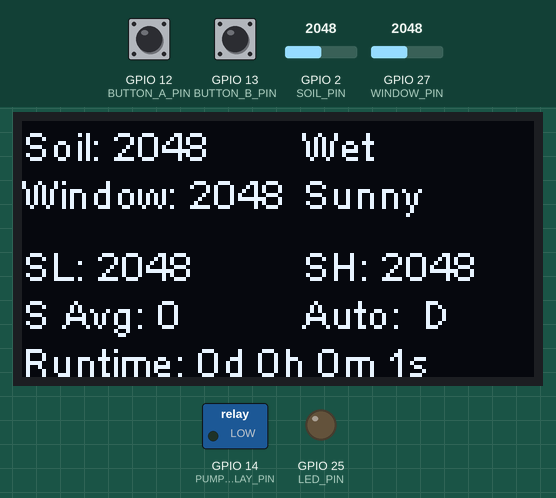
Recording of a program running on a simulated ESP32. On the bench: 128×64 one-colour display, switched loads named in the program (green lamp = pin HIGH), output pins drawn as LEDs (lit = HIGH). The inputs (shaded band) are chosen by the test bench; at power-on: GPIO 12 (BUTTON_A_PIN) HIGH, GPIO 27 (WINDOW_PIN) = 2048, GPIO 2 (SOIL_PIN) = 2048, GPIO 13 (BUTTON_B_PIN) HIGH.

Above: at 1.6 s.
1.7 s: GPIO 12 (BUTTON_A_PIN) pulled LOW for 0.15 s
At 2.1 s:
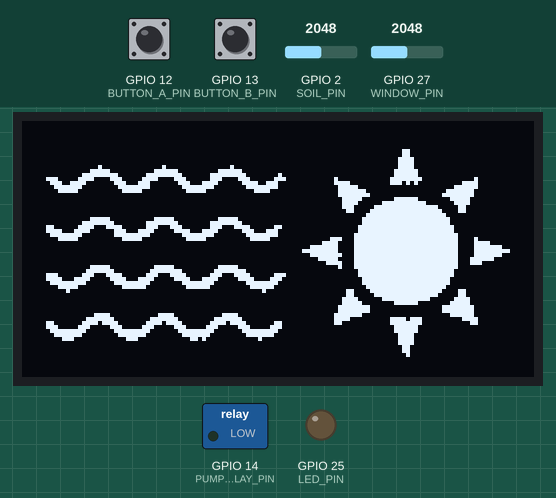
3.3 s: GPIO 27 (WINDOW_PIN) set to 1987
4.9 s: GPIO 27 (WINDOW_PIN) set to 1907
At 6.4 s:
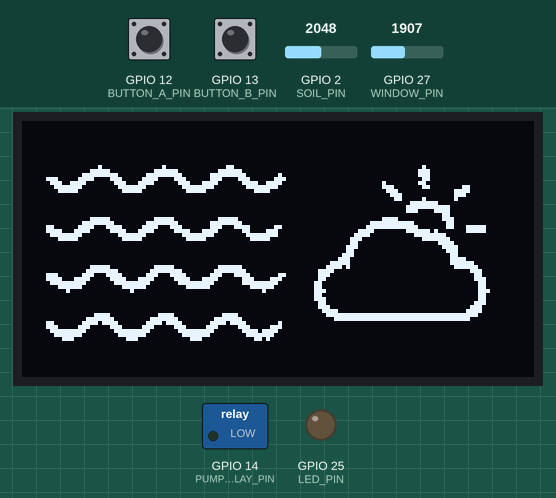
7.2 s: GPIO 12 (BUTTON_A_PIN) pulled LOW for 1 s
At 8.5 s:
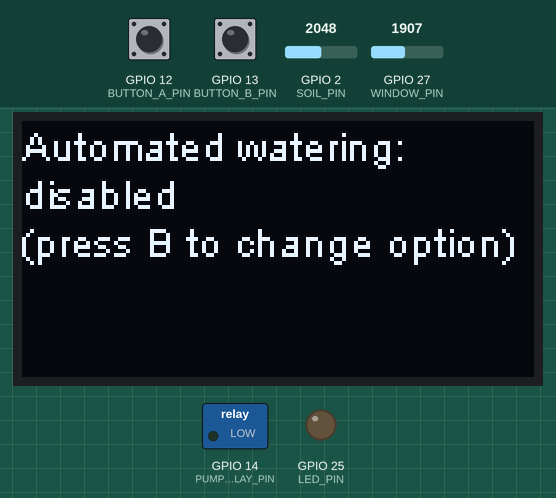
9.7 s: GPIO 12 (BUTTON_A_PIN) pulled LOW for 0.15 s
At 10.5 s:
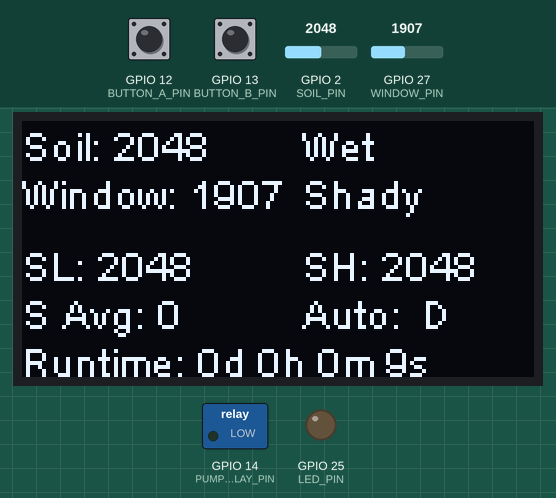
12.8 s: GPIO 2 (SOIL_PIN) set to 0
At 14.5 s:
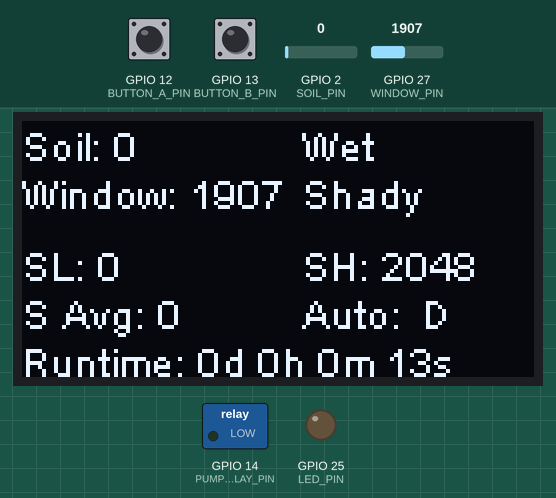
Timing chart, 0 to 16.0 s (numbered marks = the images above; inputs shaded):
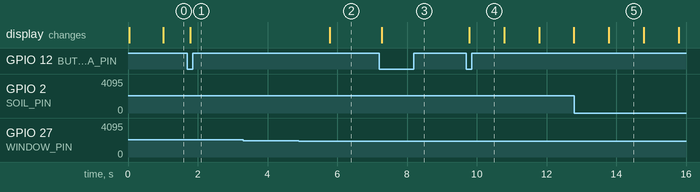

The program:

main.cpp
```cpp
#include <Arduino.h>
#include <heltec.h>
#include <ezButton.h>
#include "images.h"


const int SOIL_PIN = 2;
const int WINDOW_PIN = 27;
const int PUMP_RELAY_PIN = 14;
const int BUTTON_A_PIN = 12;
const int BUTTON_B_PIN = 13;
const int LED_PIN = 25;

const long DAY = 86400000;
const long HOUR = 3600000;
const long MINUTE = 60000;
const long SECOND =  1000;

void display_runtime(int, int);
String update_soil_status();
String update_window_status();
void menu_stats1(bool);
void menu_stats2();
void menu_blank();
bool menu_auto(bool);


const int _MOVING_AVERAGE_SAMPLE_SIZE = 40;
class Sensor
{
  private:
    int _pin;
    int _value;
    int _status;
    int _max_value;
    int _min_value;
    int _threshold;
    int _average_value; // Calculated from moving average
    int _moving_average[_MOVING_AVERAGE_SAMPLE_SIZE - 1];
    int _average_index = 0;
    int _sample_index = 0;
    int _SAMPLE_SPACING = 1000; // Number of readings to skip before taking sample
  public:
    Sensor(int adc_pin, int min_val, int max_val = 0, int threshold = 100)
    {
      _pin = adc_pin;
      _value = 0;
      _status = 0;
      _max_value = max_val;
      _min_value = min_val;
      _threshold = threshold;
    };

    void update(void)
    {
      _value = analogRead(_pin);
      if (_max_value < _value)
        _max_value = _value;
      else if (_min_value > _value)
        _min_value = _value;
    };

    int update_average(int value)
    {;
      if(_sample_index >= _SAMPLE_SPACING)
      {
        _moving_average[_average_index] = value;
        if (_average_index < _MOVING_AVERAGE_SAMPLE_SIZE - 1)
          _average_index++;
        else
          _average_index = 0;

        for(int i = 0; i < _MOVING_AVERAGE_SAMPLE_SIZE - 1; i++)
        {
          _average_value += _moving_average[i];
        }
        _average_value /= _MOVING_AVERAGE_SAMPLE_SIZE;


        _sample_index = 0;
      }
      else
      {
        _sample_index++;
      }
      return _average_value;
    };

    int average(void)
    {return _average_value;};

    int pin(void)
    {return _pin;};

    int value(void)
    {return _value;};

    void set_status(int status)
    {_status = status;};

    int status(void)
    {return _status;};

    int max(void)
    {return _max_value;};

    int min(void)
    {return _min_value;};

};


class Timer
{
  private:
    int _time;
    int _unit;
    long _start_time;
    long _current_time;
    bool _enabled;
  public:
    Timer(int time, int unit = 1)
    {
      _time = time;
      _unit = unit;
      _start_time = 0;
      _current_time = 999999;
      _enabled = true;
    };

    void restart(void)
    {
      _start_time = millis();
      _enabled = true;
    };

    void end(void)
    {
      _enabled = false;
    }

    bool is_complete(void)
    {
      _current_time = millis();
      if(!_enabled)
        return true;

      if(_current_time - _start_time >= _time * _unit)
        return true;
      else
        return false;
    };
};


Sensor soil(SOIL_PIN, 3000);
Sensor window(WINDOW_PIN, 5000);

Timer display_refresh(1,SECOND);
Timer display_timeout(30, SECOND);
Timer water_pump(8, SECOND);

ezButton button_a(BUTTON_A_PIN, INPUT_PULLUP);
ezButton button_b(BUTTON_B_PIN, INPUT_PULLUP);


void setup()
{
  Serial.begin(115200);
  display_refresh.restart();

  Heltec.begin(true /*DisplayEnable Enable*/, false /*LoRa Disable*/, true /*Serial Enable*/);
  Heltec.display->setTextAlignment(TEXT_ALIGN_LEFT);
  Heltec.display->setFont(ArialMT_Plain_10);
  Heltec.display->clear();

  pinMode(soil.pin(), INPUT);
  pinMode(window.pin(), INPUT);
  pinMode(PUMP_RELAY_PIN, OUTPUT);
  pinMode(LED_PIN, OUTPUT); // Onboard LED to display auto-enabled

  digitalWrite(PUMP_RELAY_PIN, LOW); // Set water pump to OFF
  water_pump.end();

  button_a.setDebounceTime(50);
  button_b.setDebounceTime(50);
  delay(1);
}


void loop()
{
  static int menu_page = 0;
  static bool auto_pump_enabled = false;
  static int dry_value = 1700;
  static int moist_value = 1550;

  button_a.loop();
  button_b.loop();

  soil.update();
  window.update();

  if(button_a.isPressed())
  {
    Heltec.display->clear();
    display_refresh.end();
    display_timeout.restart();
    if(menu_page < 2) // Number of menu pages
      menu_page++;
    else
      menu_page = 0;
  }

  if(menu_page == 0)
    menu_stats1(auto_pump_enabled);
  else if(menu_page == 1)
    menu_stats2();
  else if(menu_page == 99)
    menu_blank();
  else
    auto_pump_enabled = menu_auto(auto_pump_enabled);

  if(display_refresh.is_complete())
    display_refresh.restart();

  if(display_timeout.is_complete())
  {
    display_timeout.end();
    menu_page = 99;
  }

// Water when soil is dry and auto enabled
  if(auto_pump_enabled)
  {
    digitalWrite(LED_PIN, HIGH);
    if(water_pump.is_complete() && soil.status() == 2)
      water_pump.restart();
  }
  else
    digitalWrite(LED_PIN, LOW);

// Run the pump
  if(!water_pump.is_complete())
    digitalWrite(PUMP_RELAY_PIN, HIGH);
  else
    digitalWrite(PUMP_RELAY_PIN, LOW);

  Heltec.display->display();
}


void display_runtime(int oled_x, int oled_y)
{
  long time_now = millis();

  int days = time_now / DAY ;
  int hours = (time_now % DAY) / HOUR;
  int minutes = ((time_now % DAY) % HOUR) / MINUTE ;
  int seconds = (((time_now % DAY) % HOUR) % MINUTE) / SECOND;
  Heltec.display->drawString(oled_x, oled_y, "Runtime: " + String(days) + "d " + String(hours) + "h " + String(minutes) + "m " + String(seconds) + "s");
}


String update_soil_status()
{
  int average_soil_value = soil.update_average(soil.value());
  String soil_status;

  switch(soil.status())
  {
    case 0:
      if(average_soil_value > 1550)
        soil.set_status(1);
      break;
    case 1:
      if(average_soil_value > 1700)
        soil.set_status(2);
      else if (average_soil_value < 1500)
        soil.set_status(0);
      break;
    case 2:
      if(average_soil_value < 1650)
        soil.set_status(1);
      break;
  }

  switch(soil.status())
  {
    case 0:
      soil_status = "Wet";
      break;
    case 1:
      soil_status = "Moist";
      break;
    case 2:
      soil_status = "Dry";
      break;
  }

  return soil_status;
}


String update_window_status()
{
  String window_status;

  switch(window.status())
  {
    case 0:
      if(window.value() > 500)
        window.set_status(1);
      break;
    case 1:
      if(window.value() > 900)
        window.set_status(2);
      else if(window.value() < 450)
        window.set_status(0);
      break;
    case 2:
      if(window.value() > 2000)
        window.set_status(3);
      else if(window.value() < 850)
        window.set_status(1);
      break;
    case 3:
      if(window.value() < 1950)
        window.set_status(2);
      break;
  }

  switch(window.status())
  {
    case 0:
      window_status = "Night";
      break;
    case 1:
      window_status = "Cloudy";
      break;
    case 2:
      window_status = "Shady";
      break;
    case 3:
      window_status = "Sunny";
      break;
  }

  return window_status;
}


void menu_stats1(bool auto_enabled)
{
  String soil_status = update_soil_status();
  String window_status = update_window_status();

  float voltage_value = float(map(soil.value(), 929, 2783, 889, 2396))/1000; // Voltage ranges from 0.889V dry to 2.396V wet
  if(display_refresh.is_complete())
  {
    Heltec.display->clear();
    Heltec.display->drawString(0, 0, "Soil: " + String(soil.value()));
    Heltec.display->drawString(70, 0, soil_status);
    Heltec.display->drawString(0, 12, "Window: " + String(window.value()));
    Heltec.display->drawString(70, 12, window_status);
    Heltec.display->drawString(0, 30, "SL: " + String(soil.min()));
    Heltec.display->drawString(70, 30, "SH: " + String(soil.max()));
    //Heltec.display->drawString(0, 42, "WL: " + String(window.min()));
    //Heltec.display->drawString(70, 42, "WH: " + String(window.max()));
    Heltec.display->drawString(0, 42, "S Avg: " + String(soil.average()));
    Heltec.display->drawString(70, 42, "Auto: ");
    if(auto_enabled)
      Heltec.display->drawString(100, 42, "E");
    else
      Heltec.display->drawString(100, 42, "D");
    display_runtime(0, 54);
  }
}

void menu_stats2()
{
  update_soil_status();
  update_window_status();

  if(display_refresh.is_complete())
  {
    Heltec.display->clear();
    int image_index = soil.status() * 10 + window.status();
    //Serial.println(image_index);
    switch(image_index)
    {
      case 03:
        Heltec.display->drawXbm(0, 0, image1_width, image1_height, image1_bits);
        break;
      case 13:
        Heltec.display->drawXbm(0, 0, image2_width, image2_height, image2_bits);
        break;
      case 23:
        Heltec.display->drawXbm(0, 0, image3_width, image3_height, image3_bits);
        break;
      case 02:
        Heltec.display->drawXbm(0, 0, image4_width, image4_height, image4_bits);
        break;
      case 12:
        Heltec.display->drawXbm(0, 0, image5_width, image5_height, image5_bits);
        break;
      case 22:
        Heltec.display->drawXbm(0, 0, image6_width, image6_height, image6_bits);
        break;
      case 01:
        Heltec.display->drawXbm(0, 0, image7_width, image7_height, image7_bits);
        break;
      case 11:
        Heltec.display->drawXbm(0, 0, image8_width, image8_height, image8_bits);
        break;
      case 21:
        Heltec.display->drawXbm(0, 0, image9_width, image9_height, image9_bits);
        break;
      case 00:
        Heltec.display->drawXbm(0, 0, image10_width, image10_height, image10_bits);
        break;
      case 10:
        Heltec.display->drawXbm(0, 0, image11_width, image11_height, image11_bits);
        break;
      case 20:
        Heltec.display->drawXbm(0, 0, image12_width, image12_height, image12_bits);
        break;
    }
  }

  // Water manually
  if(soil.status() == 2)
  {
    Heltec.display->drawString(0,0, "Press B");
    Heltec.display->drawString(0,12, "to add water.");
  }

  if(button_b.getState() == 0 && water_pump.is_complete())
  {
    water_pump.restart();
  //  Serial.println("B"); // debugging **************
  }
}

void menu_blank()
{
  update_soil_status(); // need to update even while display is off
  update_window_status();
  Heltec.display->clear();
}

bool menu_auto(bool auto_enabled)
{
  static bool action_button_flag = false;

  update_soil_status();
  update_window_status();

  //Serial.println(button_b.getState()); // debugging **************

  //reset button flag
  if(button_b.getState() && !action_button_flag)
    action_button_flag = true;

  if(!button_b.getState() && action_button_flag)
  {
    display_refresh.restart();
    Heltec.display->clear();
    if(auto_enabled)
      auto_enabled = false;
    else
      auto_enabled = true;
    action_button_flag = false;
  }
  Heltec.display->drawString(0,0, "Automated watering:");
  Heltec.display->drawString(0,24, "(press B to change option)");
  if(auto_enabled)
    Heltec.display->drawString(0,12, "enabled");
  else
    Heltec.display->drawString(0,12, "disabled");

  return auto_enabled;
}
```

Menu.cpp
```cpp

```

images.h
```cpp
#ifndef IMAGES_H
#define IMAGES_H

#include "wet_sun.h"
#include "moist_sun.h"
#include "dry_sun.h"
#include "wet_shade.h"
#include "moist_shade.h"
#include "dry_shade.h"
#include "wet_cloud.h"
#include "moist_cloud.h"
#include "dry_cloud.h"
#include "wet_night.h"
#include "moist_night.h"
#include "dry_night.h"

#endif
```

Source omitted: dry_cloud.h (data table, 6493 bytes), dry_night.h (data table, 6496 bytes), dry_shade.h (data table, 6493 bytes), dry_sun.h (data table, 6493 bytes), moist_cloud.h (data table, 6493 bytes), moist_night.h (data table, 6496 bytes), moist_shade.h (data table, 6493 bytes), moist_sun.h (data table, 6493 bytes), wet_cloud.h (data table, 6493 bytes), wet_night.h (data table, 6496 bytes), wet_shade.h (data table, 6493 bytes), wet_sun.h (data table, 6493 bytes)

Measured:
- the behaviour switches between 1950 and 1949 on GPIO 27 (WINDOW_PIN) (found by bisection; images 1 and 2)
- after the input at 1.7 s, the display: changes after 0.08 s (image 1)
- after the input at 3.3 s, every drawn part: stays the same
- after the input at 4.9 s, the display: changes after 0.89 s (image 2)
- after the input at 7.2 s, the display: changes after 0.08 s (image 3)
- after the input at 9.7 s, the display: changes after 0.08 s (image 4)
- what the display in image 5 shows lasts 1.0 s, from 13.8 s to 14.8 s
